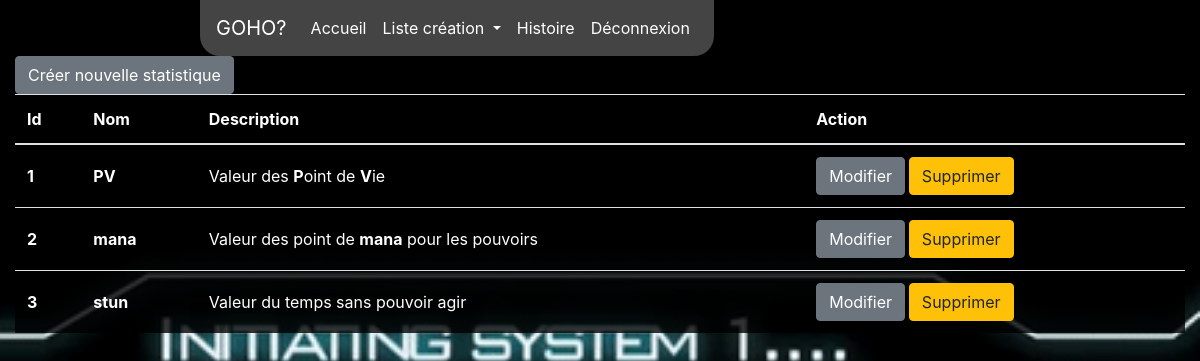
The page /?page=liste-stats (signed in) on the database its author committed.
### tables this page shows
CREATE TABLE `Stats` (
  `id` int(11) NOT NULL,
  `Nom` varchar(250) NOT NULL
);

### app/modeleStats.php (called while the page is built)
<?php
function listeStats(){
  $connect = con();
  $sql = "SELECT * FROM `Stats`";
  $result = $connect->query($sql);
  $tableStats = $result->fetch_all(MYSQLI_ASSOC);
  return $tableStats;
}
?>

### utilisateur/admin/stats/listeStats.php (the view, shortened to what this page needs)
<div class="col align-self-center">
  <a href="/?page=creer-stats" class="btn btn-secondary">Créer nouvelle statistique</a>
  <table class="table table-striped listTableBackground">
    <thead>
      <tr>
        <th>Id</th>
        <th>Nom</th>
        <th>Description</th>
        <th class="tableActionStats">Action</th>
      </tr>
    </thead>
    <tbody>
      <?php foreach(listeStats() as $key => $value){ ?>
        <tr>
          <th><?= $value['id'] ?></th>
          <th><?= $value['Nom'] ?></th>
          <?php if($value['Nom'] == 'PV'){ ?>
            <td>Valeur des <strong>P</strong>oint de <strong>V</strong>ie</td>
          <?php }else if($value['Nom'] == 'mana'){ ?>
            <td>Valeur des point de <strong>mana</strong> pour les pouvoirs</td>
          <?php }else if($value['Nom'] == 'stun'){ ?>
            <td>Valeur du temps sans pouvoir agir</td>
          <?php } ?>
          <th>
            <a href="/?page=modify-stats&id=<?= $value['id'] ?>" class="btn btn-secondary">Modifier</a>
            <form class="d-inline" action="" method="post">
              <button class="btn btn-warning" type="submit" name="del">Supprimer</button>
            </form>
          </th>
        <?php } ?>
      </tr>
    </tbody>
  </table>
</div>

### assets/css/style.css (style rules this page uses)
html, body, #body { width: 100%; height: 100%; padding: 0; margin: 0; }
body { background-image: url('../img/campfire.gif'); background-position: center top; background-repeat: no-repeat; background-size: cover; background-attachment: fixed; color: white; }
a { outline: none; }
.table th, .table td { vertical-align: middle; }
.table .tableActionStats { min-width: 200px; }
.listTableBackground { background-color: #000000C7; }

### assets/css/BDD.css (style rules this page uses)
body { background-color: #000; background-image: url('../img/fondBaseDeDonnée.gif'); background-position: top; }

### rows shown on the page
stats: id "1", Nom "PV", shows "Valeur des"
stats: id "2", Nom "mana", shows "Valeur des point de"
stats: id "3", Nom "stun", shows "Valeur du temps sans pouvoir agir"
